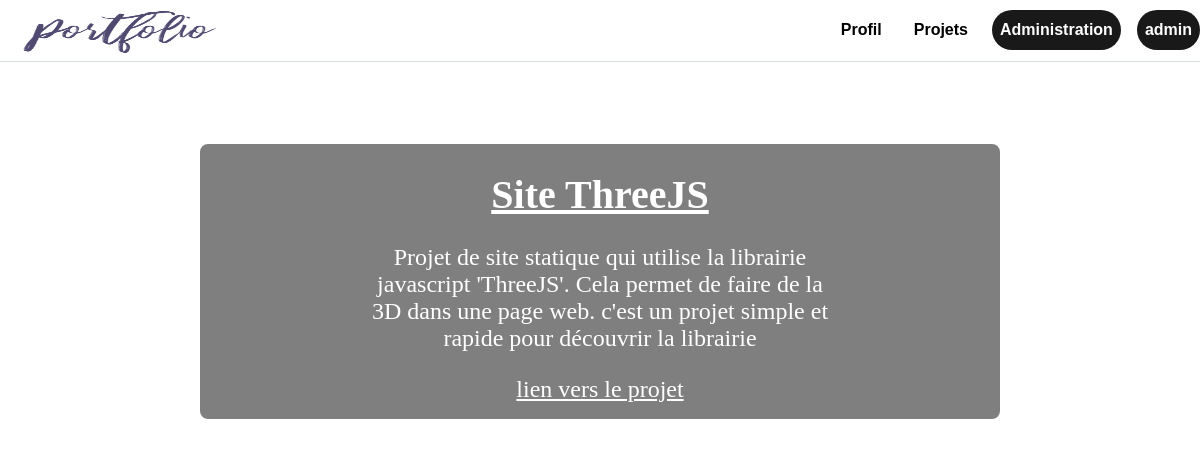
Screenshot of /projet2 (signed in) with the database file from the repository.
### models/models.py (models this page shows, shortened)
class User(AbstractUser):
    pass

class Projet(models.Model):
    name = models.CharField(max_length=128)
    slug = models.SlugField(max_length=128)
    description = models.TextField(blank=True)
    link = models.CharField(max_length=128, blank=True, null=True)

### web/views.py (the view)
# urls.py: path('<str:slug>', projet_detail, name='projetDetail')
def projet_detail(request, slug):
    projet = get_object_or_404(models.Projet, slug=slug)
    return render(request, 'web/detailProjet.html', context={'projets': projet})

### assert/templates/web/detailProjet.html
{% extends 'base.html' %}
{% load static %}
{% block css %}
<link rel="stylesheet" type="text/css" href="{% static 'css/web/detailProjet.css' %}">
{% endblock %}
{% block content %}
<div class="bloc1">
	<h1>{{ projets.name }}</h1>
	<p>{{ projets.description }}</p>
	<a href="{{ projets.link }}">lien vers le projet</a>
</div>
{% endblock %}

### assert/templates/base.html (shortened to what this page needs)
{% load static %}
<!DOCTYPE html>
<html>
<head>
	<link rel="stylesheet" type="text/css" href="{% static 'css/base.css' %}">
	{% block css %}{% endblock %}
</head>
<body>
	<div class="top">
	<div class="topBox">
		<div class="logoBox"><a href="{% url 'accueil' %}"><img src="{% static 'media/logo.png' %}"></a></div>
		<ul>
			<li><a href="#bloc1">Profil</a></li>
			<li><a href="#bloc2">Projets</a></li>
			{% if user.is_authenticated %}
			{% if user.is_superuser%}
		    <li class="client"><a href='/admin/'>Administration</a></li>
		    {% endif %}
		    <li class="client"><a href="{% url 'deconnexion' %}">{{ user.username }}</a></li>
		    {% else %}
			<li class="client"><a href="{% url 'connexion' %}">Connectez-vous</a></li>
			{% endif %}
		</ul>
	</div>
	</div>
	{% block content %}{% endblock %}
</body>
</html>

### assert/static/css/base.css (style rules this page uses)
.top { background-color: rgba(255, 255, 255, 1.0); position: relative; width: 100%; height: 3.8em; border-bottom: 1px solid rgba(176, 190, 197, 0.5); }
.top .topBox { background-color: rgba(0, 0, 0, 0.0); position: relative; margin: auto; width: 75em; height: 3.8em; }
.top .topBox .logoBox { background-color: rgba(0, 0, 0, 0.0); position: relative; float: left; width: 15em; height: 3.8em; }
.top .topBox .logoBox img { width: 100%; height: 100%; border-radius: 10px; }
.top .topBox ul { position: relative; float: right; display: flex; margin: 0; list-style: none; }
.top .topBox ul li { background-color: rgba(0, 0, 0, 0.0); position: relative; padding: 0.7em 0.5em 0.7em 0.5em; margin-top: 0.6em; margin-left: 1em; border-radius: 20px; }
.top .topBox ul li.client { background-color: rgba(0, 0, 0, 0.9); }
.top .topBox ul li a { text-decoration: none; color: black; font-size: 1em; font-family: Arial, sans-serif; font-weight: 700; font-style: normal }
.top .topBox ul li.client a { color: white; }

### assert/static/css/web/detailProjet.css (style rules this page uses)
body { margin: 0; background-image: url('http://localhost/static/media/detailProjet.jpg'); background-size: 100%; background-repeat: no-repeat; background-attachment: fixed; }
.bloc1 { background-color: rgba(0, 0, 0, 0.5); position: relative; margin: auto; text-align: center; width: 50em; min-height: 10em; margin-top: 5em; padding-bottom: 1em; border-radius: 10px; border: 2px solid white; }
.bloc1 h1 { color: white; font-size: 2.5em; text-decoration: underline; }
.bloc1 p { position: relative; margin: auto; width: 20em; min-height: 2em; margin-bottom: 1em; color: white; font-size: 1.5em; }
.bloc1 a { position: relative; margin: auto; min-width: 10em; min-height: 2em; padding: .3em .6em .3em .6em; color: white; font-size: 1.5em; border-radius: 10px; }

### rows the page displays
User: username "admin"
Projet: name "Site ThreeJS", description "Projet de site statique qui utilise la librairie javascript 'ThreeJS'. Cela permet de faire de la 3D dans une page web. c'est un projet simple et rapide pour découvrir la librairie"
